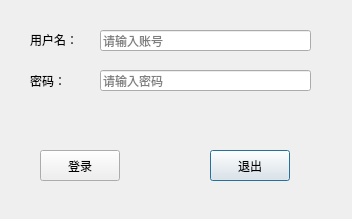
<?xml version="1.0" encoding="UTF-8"?>
<ui version="4.0">
 <class>LoginDialog</class>
 <widget class="QDialog" name="LoginDialog">
  <property name="geometry">
   <rect>
    <x>0</x>
    <y>0</y>
    <width>352</width>
    <height>219</height>
   </rect>
  </property>
  <property name="windowTitle">
   <string>Dialog</string>
  </property>
  <widget class="QLabel" name="label">
   <property name="geometry">
    <rect>
     <x>30</x>
     <y>30</y>
     <width>54</width>
     <height>20</height>
    </rect>
   </property>
   <property name="text">
    <string>用户名：</string>
   </property>
  </widget>
  <widget class="QLabel" name="label_2">
   <property name="geometry">
    <rect>
     <x>30</x>
     <y>70</y>
     <width>54</width>
     <height>21</height>
    </rect>
   </property>
   <property name="text">
    <string>密码：</string>
   </property>
  </widget>
  <widget class="QLineEdit" name="usrlineEdit">
   <property name="geometry">
    <rect>
     <x>100</x>
     <y>30</y>
     <width>211</width>
     <height>21</height>
    </rect>
   </property>
   <property name="placeholderText">
    <string>请输入账号</string>
   </property>
  </widget>
  <widget class="QLineEdit" name="pwdlineEdit">
   <property name="geometry">
    <rect>
     <x>100</x>
     <y>70</y>
     <width>211</width>
     <height>21</height>
    </rect>
   </property>
   <property name="echoMode">
    <enum>QLineEdit::Password</enum>
   </property>
   <property name="placeholderText">
    <string>请输入密码</string>
   </property>
  </widget>
  <widget class="QPushButton" name="exitBtn">
   <property name="geometry">
    <rect>
     <x>210</x>
     <y>150</y>
     <width>80</width>
     <height>31</height>
    </rect>
   </property>
   <property name="text">
    <string>退出</string>
   </property>
  </widget>
  <widget class="QPushButton" name="loginBtn">
   <property name="geometry">
    <rect>
     <x>40</x>
     <y>150</y>
     <width>80</width>
     <height>31</height>
    </rect>
   </property>
   <property name="text">
    <string>登录</string>
   </property>
  </widget>
 </widget>
 <resources/>
 <connections>
  <connection>
   <sender>exitBtn</sender>
   <signal>clicked()</signal>
   <receiver>LoginDialog</receiver>
   <slot>close()</slot>
   <hints>
    <hint type="sourcelabel">
     <x>249</x>
     <y>165</y>
    </hint>
    <hint type="destinationlabel">
     <x>175</x>
     <y>109</y>
    </hint>
   </hints>
  </connection>
 </connections>
</ui>
